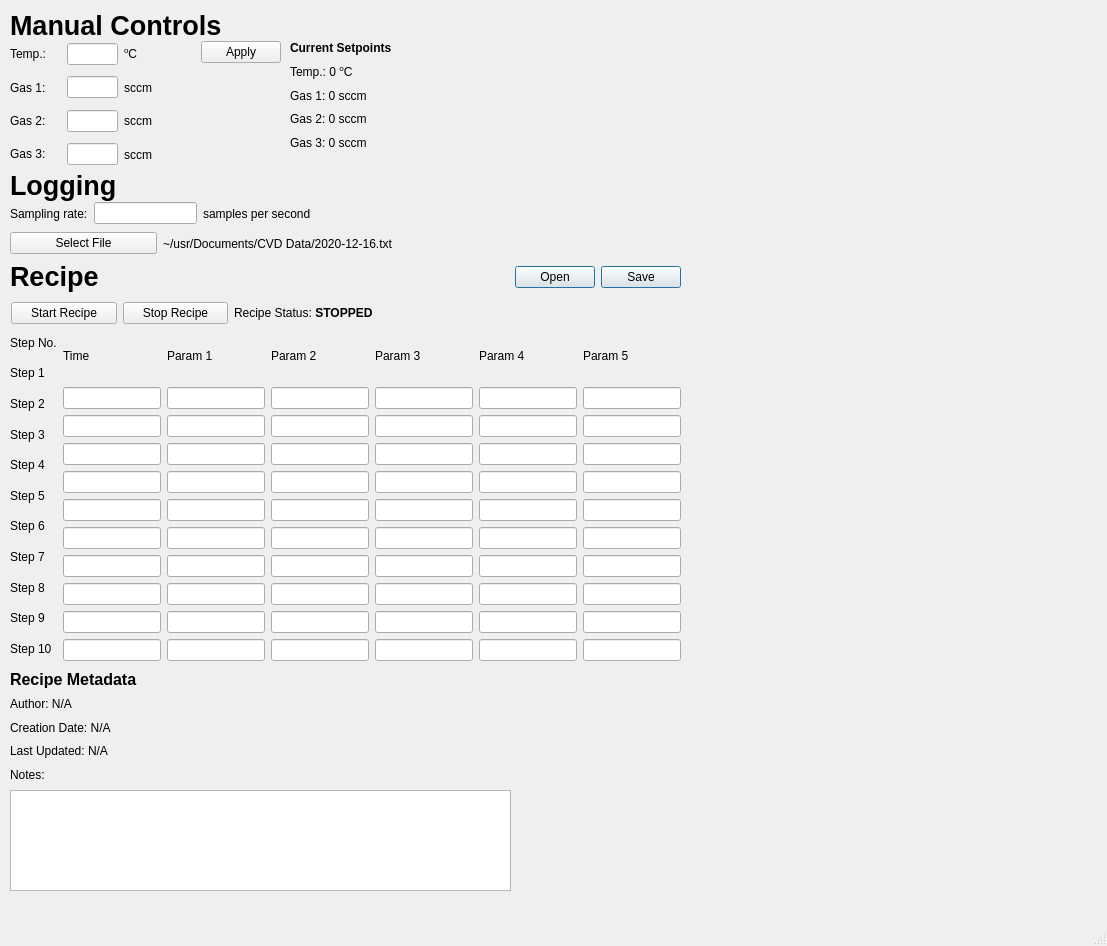
<?xml version="1.0" encoding="UTF-8"?>
<ui version="4.0">
 <class>MainWindow</class>
 <widget class="QMainWindow" name="MainWindow">
  <property name="geometry">
   <rect>
    <x>0</x>
    <y>0</y>
    <width>1107</width>
    <height>946</height>
   </rect>
  </property>
  <property name="minimumSize">
   <size>
    <width>1107</width>
    <height>946</height>
   </size>
  </property>
  <property name="windowTitle">
   <string>MainWindow</string>
  </property>
  <widget class="QWidget" name="centralwidget">
   <widget class="QWidget" name="layoutWidget">
    <property name="geometry">
     <rect>
      <x>690</x>
      <y>40</y>
      <width>402</width>
      <height>608</height>
     </rect>
    </property>
    <layout class="QVBoxLayout" name="verticalLayout_8">
     <item>
      <widget class="PlotWidget" name="gas_graph" native="true">
       <property name="minimumSize">
        <size>
         <width>400</width>
         <height>300</height>
        </size>
       </property>
      </widget>
     </item>
     <item>
      <widget class="PlotWidget" name="temp_graph" native="true">
       <property name="minimumSize">
        <size>
         <width>400</width>
         <height>300</height>
        </size>
       </property>
      </widget>
     </item>
    </layout>
   </widget>
   <widget class="QWidget" name="layoutWidget">
    <property name="geometry">
     <rect>
      <x>10</x>
      <y>670</y>
      <width>351</width>
      <height>113</height>
     </rect>
    </property>
    <layout class="QVBoxLayout" name="verticalLayout_7">
     <item>
      <widget class="QLabel" name="label_11">
       <property name="text">
        <string>&lt;html&gt;&lt;head/&gt;&lt;body&gt;&lt;p&gt;&lt;span style=&quot; font-size:12pt; font-weight:600;&quot;&gt;Recipe Metadata&lt;/span&gt;&lt;/p&gt;&lt;/body&gt;&lt;/html&gt;</string>
       </property>
      </widget>
     </item>
     <item>
      <widget class="QLabel" name="label_author">
       <property name="text">
        <string>Author: N/A</string>
       </property>
      </widget>
     </item>
     <item>
      <widget class="QLabel" name="label_creation_date">
       <property name="text">
        <string>Creation Date: N/A</string>
       </property>
      </widget>
     </item>
     <item>
      <widget class="QLabel" name="label_last_updated">
       <property name="text">
        <string>Last Updated: N/A</string>
       </property>
      </widget>
     </item>
     <item>
      <widget class="QLabel" name="label_notes">
       <property name="text">
        <string>Notes:</string>
       </property>
      </widget>
     </item>
    </layout>
   </widget>
   <widget class="QWidget" name="layoutWidget">
    <property name="geometry">
     <rect>
      <x>10</x>
      <y>260</y>
      <width>671</width>
      <height>34</height>
     </rect>
    </property>
    <layout class="QHBoxLayout" name="horizontalLayout_2">
     <item>
      <widget class="QLabel" name="label_7">
       <property name="text">
        <string>&lt;html&gt;&lt;head/&gt;&lt;body&gt;&lt;p&gt;&lt;span style=&quot; font-size:20pt; font-weight:600;&quot;&gt;Recipe&lt;/span&gt;&lt;/p&gt;&lt;/body&gt;&lt;/html&gt;</string>
       </property>
      </widget>
     </item>
     <item>
      <spacer name="horizontalSpacer">
       <property name="orientation">
        <enum>Qt::Horizontal</enum>
       </property>
       <property name="sizeHint" stdset="0">
        <size>
         <width>100</width>
         <height>20</height>
        </size>
       </property>
      </spacer>
     </item>
     <item>
      <widget class="QDialogButtonBox" name="open_button">
       <property name="sizePolicy">
        <sizepolicy hsizetype="Fixed" vsizetype="Fixed">
         <horstretch>0</horstretch>
         <verstretch>0</verstretch>
        </sizepolicy>
       </property>
       <property name="standardButtons">
        <set>QDialogButtonBox::Open</set>
       </property>
      </widget>
     </item>
     <item>
      <widget class="QDialogButtonBox" name="save_button">
       <property name="sizePolicy">
        <sizepolicy hsizetype="Fixed" vsizetype="Fixed">
         <horstretch>0</horstretch>
         <verstretch>0</verstretch>
        </sizepolicy>
       </property>
       <property name="standardButtons">
        <set>QDialogButtonBox::Save</set>
       </property>
      </widget>
     </item>
    </layout>
   </widget>
   <widget class="QLabel" name="label_12">
    <property name="geometry">
     <rect>
      <x>10</x>
      <y>170</y>
      <width>111</width>
      <height>32</height>
     </rect>
    </property>
    <property name="text">
     <string>&lt;html&gt;&lt;head/&gt;&lt;body&gt;&lt;p&gt;&lt;span style=&quot; font-size:20pt; font-weight:600;&quot;&gt;Logging&lt;/span&gt;&lt;/p&gt;&lt;/body&gt;&lt;/html&gt;</string>
    </property>
   </widget>
   <widget class="QTextEdit" name="textEdit">
    <property name="geometry">
     <rect>
      <x>10</x>
      <y>790</y>
      <width>501</width>
      <height>101</height>
     </rect>
    </property>
   </widget>
   <widget class="QLabel" name="label_13">
    <property name="geometry">
     <rect>
      <x>10</x>
      <y>10</y>
      <width>221</width>
      <height>32</height>
     </rect>
    </property>
    <property name="text">
     <string>&lt;html&gt;&lt;head/&gt;&lt;body&gt;&lt;p&gt;&lt;span style=&quot; font-size:20pt; font-weight:600;&quot;&gt;Manual Controls&lt;/span&gt;&lt;/p&gt;&lt;/body&gt;&lt;/html&gt;</string>
    </property>
   </widget>
   <widget class="QDialogButtonBox" name="button_apply_setpoints">
    <property name="geometry">
     <rect>
      <x>200</x>
      <y>40</y>
      <width>81</width>
      <height>25</height>
     </rect>
    </property>
    <property name="standardButtons">
     <set>QDialogButtonBox::Apply</set>
    </property>
   </widget>
   <widget class="QWidget" name="layoutWidget">
    <property name="geometry">
     <rect>
      <x>10</x>
      <y>200</y>
      <width>301</width>
      <height>27</height>
     </rect>
    </property>
    <layout class="QHBoxLayout" name="horizontalLayout_3">
     <item>
      <widget class="QLabel" name="label_author_2">
       <property name="text">
        <string>Sampling rate:</string>
       </property>
      </widget>
     </item>
     <item>
      <widget class="QLineEdit" name="lineEdit">
       <property name="alignment">
        <set>Qt::AlignRight|Qt::AlignTrailing|Qt::AlignVCenter</set>
       </property>
      </widget>
     </item>
     <item>
      <widget class="QLabel" name="label_author_3">
       <property name="text">
        <string>samples per second</string>
       </property>
      </widget>
     </item>
    </layout>
   </widget>
   <widget class="QWidget" name="layoutWidget">
    <property name="geometry">
     <rect>
      <x>10</x>
      <y>230</y>
      <width>383</width>
      <height>27</height>
     </rect>
    </property>
    <layout class="QHBoxLayout" name="horizontalLayout_5">
     <item>
      <widget class="QPushButton" name="pushButton_3">
       <property name="text">
        <string>Select File</string>
       </property>
      </widget>
     </item>
     <item>
      <widget class="QLabel" name="label_2">
       <property name="text">
        <string>~/usr/Documents/CVD Data/2020-12-16.txt</string>
       </property>
      </widget>
     </item>
    </layout>
   </widget>
   <widget class="QWidget" name="layoutWidget">
    <property name="geometry">
     <rect>
      <x>11</x>
      <y>300</y>
      <width>362</width>
      <height>27</height>
     </rect>
    </property>
    <layout class="QHBoxLayout" name="horizontalLayout_4">
     <item>
      <widget class="QPushButton" name="button_start_recipe">
       <property name="text">
        <string>Start Recipe</string>
       </property>
      </widget>
     </item>
     <item>
      <widget class="QPushButton" name="button_stop_recipe">
       <property name="text">
        <string>Stop Recipe</string>
       </property>
      </widget>
     </item>
     <item>
      <widget class="QLabel" name="label_recipe_status">
       <property name="text">
        <string>&lt;html&gt;&lt;head/&gt;&lt;body&gt;&lt;p&gt;Recipe Status: &lt;span style=&quot; font-weight:600;&quot;&gt;STOPPED&lt;/span&gt;&lt;/p&gt;&lt;/body&gt;&lt;/html&gt;</string>
       </property>
      </widget>
     </item>
    </layout>
   </widget>
   <widget class="QWidget" name="layoutWidget">
    <property name="geometry">
     <rect>
      <x>10</x>
      <y>40</y>
      <width>171</width>
      <height>128</height>
     </rect>
    </property>
    <layout class="QVBoxLayout" name="verticalLayout_9">
     <item>
      <layout class="QHBoxLayout" name="horizontalLayout_6">
       <item>
        <widget class="QLabel" name="label_14">
         <property name="minimumSize">
          <size>
           <width>51</width>
           <height>0</height>
          </size>
         </property>
         <property name="maximumSize">
          <size>
           <width>51</width>
           <height>16777215</height>
          </size>
         </property>
         <property name="text">
          <string>Temp.:</string>
         </property>
        </widget>
       </item>
       <item>
        <widget class="QLineEdit" name="lineEdit_2">
         <property name="minimumSize">
          <size>
           <width>51</width>
           <height>0</height>
          </size>
         </property>
         <property name="maximumSize">
          <size>
           <width>51</width>
           <height>16777215</height>
          </size>
         </property>
         <property name="alignment">
          <set>Qt::AlignRight|Qt::AlignTrailing|Qt::AlignVCenter</set>
         </property>
        </widget>
       </item>
       <item>
        <widget class="QLabel" name="label_4">
         <property name="text">
          <string>&lt;html&gt;&lt;head/&gt;&lt;body&gt;&lt;p&gt;&lt;span style=&quot; vertical-align:super;&quot;&gt;o&lt;/span&gt;C&lt;/p&gt;&lt;/body&gt;&lt;/html&gt;</string>
         </property>
        </widget>
       </item>
      </layout>
     </item>
     <item>
      <layout class="QHBoxLayout" name="horizontalLayout_7">
       <item>
        <widget class="QLabel" name="label_gas_4">
         <property name="minimumSize">
          <size>
           <width>51</width>
           <height>0</height>
          </size>
         </property>
         <property name="maximumSize">
          <size>
           <width>51</width>
           <height>16777215</height>
          </size>
         </property>
         <property name="text">
          <string>Gas 1:</string>
         </property>
        </widget>
       </item>
       <item>
        <widget class="QLineEdit" name="lineEdit_3">
         <property name="minimumSize">
          <size>
           <width>51</width>
           <height>0</height>
          </size>
         </property>
         <property name="maximumSize">
          <size>
           <width>51</width>
           <height>16777215</height>
          </size>
         </property>
         <property name="alignment">
          <set>Qt::AlignRight|Qt::AlignTrailing|Qt::AlignVCenter</set>
         </property>
        </widget>
       </item>
       <item>
        <widget class="QLabel" name="label_15">
         <property name="text">
          <string>sccm</string>
         </property>
        </widget>
       </item>
      </layout>
     </item>
     <item>
      <layout class="QHBoxLayout" name="horizontalLayout_8">
       <item>
        <widget class="QLabel" name="label_gas_5">
         <property name="minimumSize">
          <size>
           <width>51</width>
           <height>0</height>
          </size>
         </property>
         <property name="maximumSize">
          <size>
           <width>51</width>
           <height>16777215</height>
          </size>
         </property>
         <property name="text">
          <string>&lt;html&gt;&lt;head/&gt;&lt;body&gt;&lt;p&gt;Gas 2:&lt;/p&gt;&lt;/body&gt;&lt;/html&gt;</string>
         </property>
        </widget>
       </item>
       <item>
        <widget class="QLineEdit" name="lineEdit_4">
         <property name="minimumSize">
          <size>
           <width>51</width>
           <height>0</height>
          </size>
         </property>
         <property name="maximumSize">
          <size>
           <width>51</width>
           <height>16777215</height>
          </size>
         </property>
         <property name="alignment">
          <set>Qt::AlignRight|Qt::AlignTrailing|Qt::AlignVCenter</set>
         </property>
        </widget>
       </item>
       <item>
        <widget class="QLabel" name="label_16">
         <property name="text">
          <string>sccm</string>
         </property>
        </widget>
       </item>
      </layout>
     </item>
     <item>
      <layout class="QHBoxLayout" name="horizontalLayout_9">
       <item>
        <widget class="QLabel" name="label_gas_6">
         <property name="minimumSize">
          <size>
           <width>51</width>
           <height>0</height>
          </size>
         </property>
         <property name="maximumSize">
          <size>
           <width>51</width>
           <height>16777215</height>
          </size>
         </property>
         <property name="text">
          <string>&lt;html&gt;&lt;head/&gt;&lt;body&gt;&lt;p&gt;Gas 3:&lt;/p&gt;&lt;/body&gt;&lt;/html&gt;</string>
         </property>
        </widget>
       </item>
       <item>
        <widget class="QLineEdit" name="lineEdit_5">
         <property name="minimumSize">
          <size>
           <width>51</width>
           <height>0</height>
          </size>
         </property>
         <property name="maximumSize">
          <size>
           <width>51</width>
           <height>16777215</height>
          </size>
         </property>
         <property name="alignment">
          <set>Qt::AlignRight|Qt::AlignTrailing|Qt::AlignVCenter</set>
         </property>
        </widget>
       </item>
       <item>
        <widget class="QLabel" name="label_17">
         <property name="text">
          <string>sccm</string>
         </property>
        </widget>
       </item>
      </layout>
     </item>
    </layout>
   </widget>
   <widget class="QWidget" name="layoutWidget">
    <property name="geometry">
     <rect>
      <x>290</x>
      <y>40</y>
      <width>131</width>
      <height>111</height>
     </rect>
    </property>
    <layout class="QVBoxLayout" name="verticalLayout_10">
     <item>
      <widget class="QLabel" name="label_18">
       <property name="text">
        <string>&lt;html&gt;&lt;head/&gt;&lt;body&gt;&lt;p&gt;&lt;span style=&quot; font-weight:600;&quot;&gt;Current Setpoints&lt;/span&gt;&lt;/p&gt;&lt;/body&gt;&lt;/html&gt;</string>
       </property>
      </widget>
     </item>
     <item>
      <widget class="QLabel" name="label_temp_setpoint">
       <property name="text">
        <string>&lt;html&gt;&lt;head/&gt;&lt;body&gt;&lt;p&gt;Temp.: 0 &lt;span style=&quot; vertical-align:super;&quot;&gt;o&lt;/span&gt;C&lt;/p&gt;&lt;/body&gt;&lt;/html&gt;</string>
       </property>
      </widget>
     </item>
     <item>
      <widget class="QLabel" name="label_gas_1_setpoint">
       <property name="text">
        <string>Gas 1: 0 sccm</string>
       </property>
      </widget>
     </item>
     <item>
      <widget class="QLabel" name="label_gas_2_setpoint">
       <property name="text">
        <string>Gas 2: 0 sccm</string>
       </property>
      </widget>
     </item>
     <item>
      <widget class="QLabel" name="label_gas_3_setpoint">
       <property name="text">
        <string>Gas 3: 0 sccm</string>
       </property>
      </widget>
     </item>
    </layout>
   </widget>
   <widget class="QWidget" name="layoutWidget">
    <property name="geometry">
     <rect>
      <x>10</x>
      <y>330</y>
      <width>671</width>
      <height>331</height>
     </rect>
    </property>
    <layout class="QHBoxLayout" name="horizontalLayout">
     <item>
      <layout class="QVBoxLayout" name="verticalLayout_6" stretch="0,0,0,0,0,0,0,0,0,0,0">
       <item>
        <widget class="QLabel" name="label_10">
         <property name="text">
          <string>Step No.</string>
         </property>
        </widget>
       </item>
       <item>
        <widget class="QLabel" name="label_6">
         <property name="text">
          <string>Step 1</string>
         </property>
        </widget>
       </item>
       <item>
        <widget class="QLabel" name="label_8">
         <property name="text">
          <string>Step 2</string>
         </property>
        </widget>
       </item>
       <item>
        <widget class="QLabel" name="label_9">
         <property name="text">
          <string>Step 3</string>
         </property>
        </widget>
       </item>
       <item>
        <widget class="QLabel" name="label_19">
         <property name="text">
          <string>Step 4</string>
         </property>
        </widget>
       </item>
       <item>
        <widget class="QLabel" name="label_20">
         <property name="text">
          <string>Step 5</string>
         </property>
        </widget>
       </item>
       <item>
        <widget class="QLabel" name="label_21">
         <property name="text">
          <string>Step 6</string>
         </property>
        </widget>
       </item>
       <item>
        <widget class="QLabel" name="label_25">
         <property name="text">
          <string>Step 7</string>
         </property>
        </widget>
       </item>
       <item>
        <widget class="QLabel" name="label_22">
         <property name="text">
          <string>Step 8</string>
         </property>
        </widget>
       </item>
       <item>
        <widget class="QLabel" name="label_23">
         <property name="text">
          <string>Step 9</string>
         </property>
        </widget>
       </item>
       <item>
        <widget class="QLabel" name="label_24">
         <property name="text">
          <string>Step 10</string>
         </property>
        </widget>
       </item>
      </layout>
     </item>
     <item>
      <layout class="QVBoxLayout" name="verticalLayout">
       <item>
        <widget class="QLabel" name="label">
         <property name="text">
          <string>Time</string>
         </property>
        </widget>
       </item>
       <item>
        <widget class="QLineEdit" name="lineEdit_time_1"/>
       </item>
       <item>
        <widget class="QLineEdit" name="lineEdit_time_2"/>
       </item>
       <item>
        <widget class="QLineEdit" name="lineEdit_time_3"/>
       </item>
       <item>
        <widget class="QLineEdit" name="lineEdit_time_4"/>
       </item>
       <item>
        <widget class="QLineEdit" name="lineEdit_time_5"/>
       </item>
       <item>
        <widget class="QLineEdit" name="lineEdit_time_6"/>
       </item>
       <item>
        <widget class="QLineEdit" name="lineEdit_time_7"/>
       </item>
       <item>
        <widget class="QLineEdit" name="lineEdit_time_8"/>
       </item>
       <item>
        <widget class="QLineEdit" name="lineEdit_time_9"/>
       </item>
       <item>
        <widget class="QLineEdit" name="lineEdit_time_10"/>
       </item>
      </layout>
     </item>
     <item>
      <layout class="QVBoxLayout" name="verticalLayout_12">
       <item>
        <widget class="QLabel" name="column_1_label">
         <property name="text">
          <string>Param 1</string>
         </property>
        </widget>
       </item>
       <item>
        <widget class="QLineEdit" name="lineEdit_param1_1"/>
       </item>
       <item>
        <widget class="QLineEdit" name="lineEdit_param1_2"/>
       </item>
       <item>
        <widget class="QLineEdit" name="lineEdit_param1_3"/>
       </item>
       <item>
        <widget class="QLineEdit" name="lineEdit_param1_4"/>
       </item>
       <item>
        <widget class="QLineEdit" name="lineEdit_param1_5"/>
       </item>
       <item>
        <widget class="QLineEdit" name="lineEdit_param1_6"/>
       </item>
       <item>
        <widget class="QLineEdit" name="lineEdit_param1_7"/>
       </item>
       <item>
        <widget class="QLineEdit" name="lineEdit_param1_8"/>
       </item>
       <item>
        <widget class="QLineEdit" name="lineEdit_param1_9"/>
       </item>
       <item>
        <widget class="QLineEdit" name="lineEdit_param1_10"/>
       </item>
      </layout>
     </item>
     <item>
      <layout class="QVBoxLayout" name="verticalLayout_13">
       <item>
        <widget class="QLabel" name="column_2_label">
         <property name="text">
          <string>Param 2</string>
         </property>
        </widget>
       </item>
       <item>
        <widget class="QLineEdit" name="lineEdit_param2_1"/>
       </item>
       <item>
        <widget class="QLineEdit" name="lineEdit_param2_2"/>
       </item>
       <item>
        <widget class="QLineEdit" name="lineEdit_param2_3"/>
       </item>
       <item>
        <widget class="QLineEdit" name="lineEdit_param2_4"/>
       </item>
       <item>
        <widget class="QLineEdit" name="lineEdit_param2_5"/>
       </item>
       <item>
        <widget class="QLineEdit" name="lineEdit_param2_6"/>
       </item>
       <item>
        <widget class="QLineEdit" name="lineEdit_param2_7"/>
       </item>
       <item>
        <widget class="QLineEdit" name="lineEdit_param2_8"/>
       </item>
       <item>
        <widget class="QLineEdit" name="lineEdit_param2_9"/>
       </item>
       <item>
        <widget class="QLineEdit" name="lineEdit_param2_10"/>
       </item>
      </layout>
     </item>
     <item>
      <layout class="QVBoxLayout" name="verticalLayout_14">
       <item>
        <widget class="QLabel" name="column_3_label">
         <property name="text">
          <string>Param 3</string>
         </property>
        </widget>
       </item>
       <item>
        <widget class="QLineEdit" name="lineEdit_param3_1"/>
       </item>
       <item>
        <widget class="QLineEdit" name="lineEdit_param3_2"/>
       </item>
       <item>
        <widget class="QLineEdit" name="lineEdit_param3_3"/>
       </item>
       <item>
        <widget class="QLineEdit" name="lineEdit_param3_4"/>
       </item>
       <item>
        <widget class="QLineEdit" name="lineEdit_param3_5"/>
       </item>
       <item>
        <widget class="QLineEdit" name="lineEdit_param3_6"/>
       </item>
       <item>
        <widget class="QLineEdit" name="lineEdit_param3_7"/>
       </item>
       <item>
        <widget class="QLineEdit" name="lineEdit_param3_8"/>
       </item>
       <item>
        <widget class="QLineEdit" name="lineEdit_param3_9"/>
       </item>
       <item>
        <widget class="QLineEdit" name="lineEdit_param3_10"/>
       </item>
      </layout>
     </item>
     <item>
      <layout class="QVBoxLayout" name="verticalLayout_15">
       <item>
        <widget class="QLabel" name="column_4_label">
         <property name="text">
          <string>Param 4</string>
         </property>
        </widget>
       </item>
       <item>
        <widget class="QLineEdit" name="lineEdit_param4_1"/>
       </item>
       <item>
        <widget class="QLineEdit" name="lineEdit_param4_2"/>
       </item>
       <item>
        <widget class="QLineEdit" name="lineEdit_param4_3"/>
       </item>
       <item>
        <widget class="QLineEdit" name="lineEdit_param4_4"/>
       </item>
       <item>
        <widget class="QLineEdit" name="lineEdit_param4_5"/>
       </item>
       <item>
        <widget class="QLineEdit" name="lineEdit_param4_6"/>
       </item>
       <item>
        <widget class="QLineEdit" name="lineEdit_param4_7"/>
       </item>
       <item>
        <widget class="QLineEdit" name="lineEdit_param4_8"/>
       </item>
       <item>
        <widget class="QLineEdit" name="lineEdit_param4_9"/>
       </item>
       <item>
        <widget class="QLineEdit" name="lineEdit_param4_10"/>
       </item>
      </layout>
     </item>
     <item>
      <layout class="QVBoxLayout" name="verticalLayout_16">
       <item>
        <widget class="QLabel" name="column_5_label">
         <property name="text">
          <string>Param 5</string>
         </property>
        </widget>
       </item>
       <item>
        <widget class="QLineEdit" name="lineEdit_param5_1"/>
       </item>
       <item>
        <widget class="QLineEdit" name="lineEdit_param5_2"/>
       </item>
       <item>
        <widget class="QLineEdit" name="lineEdit_param5_3"/>
       </item>
       <item>
        <widget class="QLineEdit" name="lineEdit_param5_4"/>
       </item>
       <item>
        <widget class="QLineEdit" name="lineEdit_param5_5"/>
       </item>
       <item>
        <widget class="QLineEdit" name="lineEdit_param5_6"/>
       </item>
       <item>
        <widget class="QLineEdit" name="lineEdit_param5_7"/>
       </item>
       <item>
        <widget class="QLineEdit" name="lineEdit_param5_8"/>
       </item>
       <item>
        <widget class="QLineEdit" name="lineEdit_param5_9"/>
       </item>
       <item>
        <widget class="QLineEdit" name="lineEdit_param5_10"/>
       </item>
      </layout>
     </item>
    </layout>
   </widget>
  </widget>
  <widget class="QMenuBar" name="menubar">
   <property name="geometry">
    <rect>
     <x>0</x>
     <y>0</y>
     <width>1107</width>
     <height>22</height>
    </rect>
   </property>
   <property name="nativeMenuBar">
    <bool>true</bool>
   </property>
  </widget>
  <widget class="QStatusBar" name="statusbar"/>
 </widget>
 <customwidgets>
  <customwidget>
   <class>PlotWidget</class>
   <extends>QWidget</extends>
   <header>pyqtgraph</header>
   <container>1</container>
  </customwidget>
 </customwidgets>
 <resources/>
 <connections/>
</ui>
